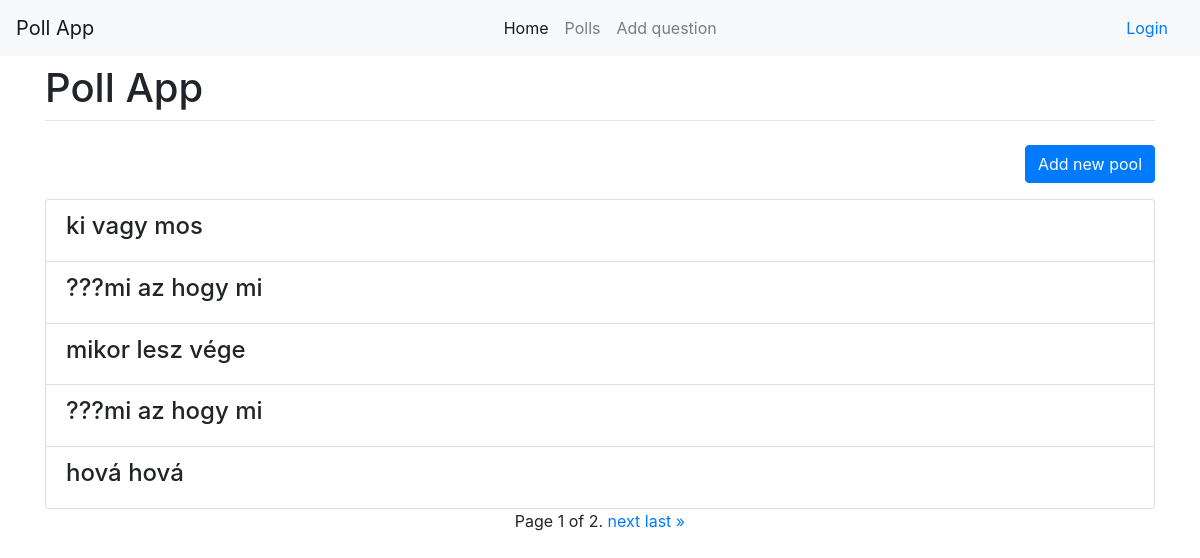
The page /polls/ on the database as committed earlier.
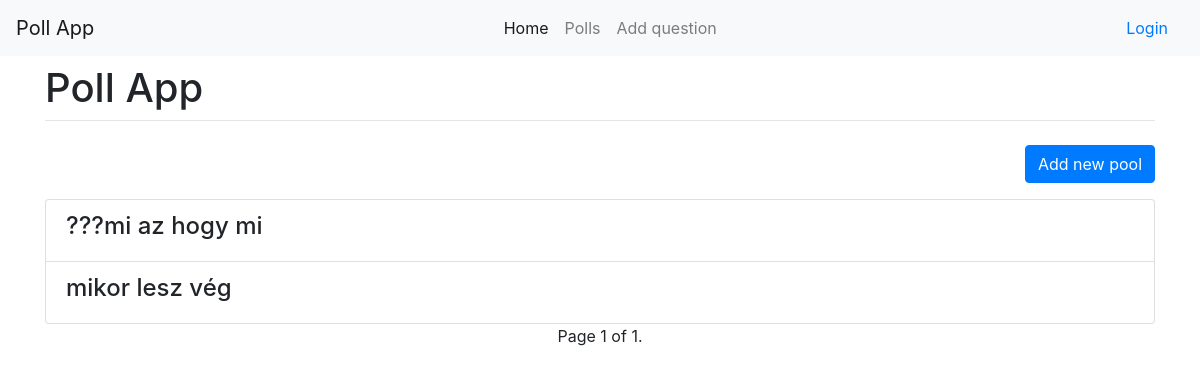
The same page on the database as committed later.
### polls/models.py (models this page shows, shortened)
class Question(models.Model):
    owner = models.ForeignKey(User, on_delete=models.CASCADE, default=1)
    question_text = models.CharField(max_length=200)
    pub_date = models.DateTimeField(editable=False, auto_now_add=True)

### polls/views.py (the view)
# urls.py: path('', views.IndexView.as_view(), name='index'),
class IndexView(generic.ListView):
    paginate_by = 5
    template_name = 'polls/index.html'
    context_object_name = 'latest_question_list'
    def get_queryset(self):
        return Question.objects.filter(
        pub_date__lte=timezone.now()
        ).order_by('-pub_date')[:10]

### polls/templates/polls/index.html (shortened to what this page needs)
{% extends 'base.html' %}
{% block content %}
    <div class="container fluid">
      <div class="row justify-content-center">
        <div class="col">
          <h1 class="mt-2">Poll App</h1>
          <hr class="mt-0 mb-4">
<p class="text-right"><a class=" btn btn-primary" href="{% url 'polls:addpoll' %}">Add new pool</a></p>
{% if latest_question_list %}
    <ul class="list-group">
    {% for question in latest_question_list %}
        <li class="list-group-item d-flex justify-content-between align-items-center">
          <a class="h4" href="{% url 'polls:detail' question.id %}">{{ question.question_text }}</a>
          </li>
    {% endfor %}
    </ul>
{% else %}
    <p>No polls are available.</p>
{% endif %}
<div class="pagination row justify-content-center">
  <span class="step-links">
      <span class="current">
          Page {{ page_obj.number }} of {{ page_obj.paginator.num_pages }}.
      </span>
      {% if page_obj.has_next %}
          <a href="?page={{ page_obj.next_page_number }}">next</a>
          <a href="?page={{ page_obj.paginator.num_pages }}">last &raquo;</a>
      {% endif %}
  </span>
</div>
        </div>
      </div>
    </div>
  {% endblock %}

### templates/base.html (shortened to what this page needs)
<!doctype html>
<html lang="en"  xmlns="http://www.w3.org/1999/xhtml">
  <head>
    <link rel="stylesheet" href="https://stackpath.bootstrapcdn.com/bootstrap/4.1.3/css/bootstrap.min.css">
  </head>
  <body>
    <nav class="navbar navbar-expand-lg navbar-light bg-light  ">
        <a class="navbar-brand" href="#">Poll App</a>
        <div class="collapse navbar-collapse justify-content-around" id="navbarNav">
          <ul class="navbar-nav">
            <li class="nav-item active">
              <a class="nav-link" href="/">Home <span class="sr-only">(current)</span></a>
            </li>
            <li class="nav-item">
              <a class="nav-link" href="/polls">Polls</a>
            </li>
            <li class="nav-item">
              <a class="nav-link" href="/polls/addpoll">Add question</a>
            </li>
          </ul>
        </div class="navbar-nav ml-auto">
        {% if request.user.is_authenticated %}
        <a class="nav-item nav-link" href="{% url 'accounts:logout' %}">Logout</a>
      {% else %}
        <a class="nav-item nav-link" href="{% url 'accounts:login' %}">Login</a>
      {% endif %}
      </nav>
 {% block content %}
 {% endblock %}
</body>
</html>

Rows that differ between the two databases and show on the page:
removed Question: question_text "ki vagy mos"
removed Question: question_text "???mi az hogy mi"
removed Question: question_text "hová hová"
changed Question: question_text "mikor lesz vége" → "mikor lesz vég"
Other text that changed with them:
{{ page_obj.paginator.num_pages }}: "2" → "1"
text no longer shown: "next last »"
